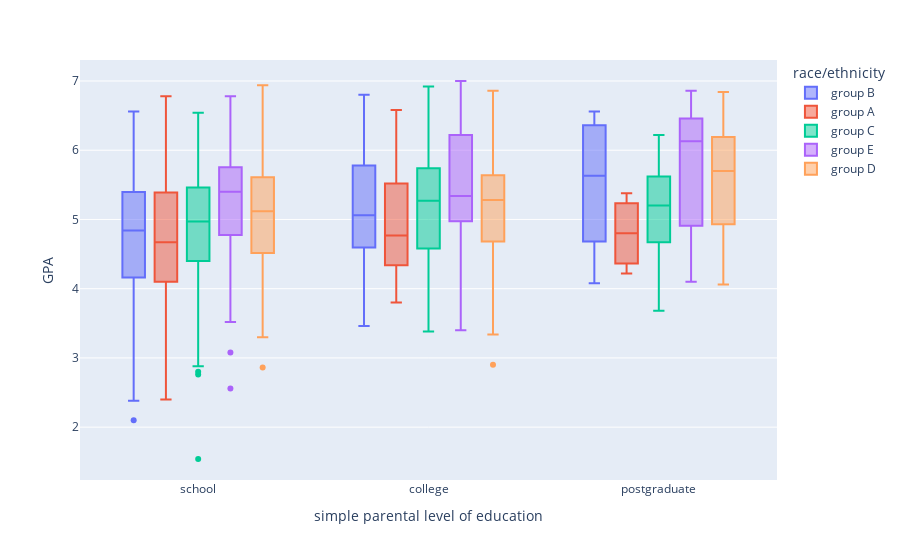

The cell this chart's notebook holds for it:
### Code cell
fig = px.box(
    df_grades,
    x="simple parental level of education",
    y="GPA",
    color="race/ethnicity",
    hover_data=["GPA"],
)
fig.show()

### Figure 1 — Plotly figure (JSON) as saved in the notebook; plotly's stock layout.template omitted (floating-point values rounded to 4 significant figures; data arrays with more than 128 entries replaced by an {"elided": "..."} marker saying what was removed)
{"data": [{"alignmentgroup": "True", "hovertemplate": "race/ethnicity=group B<br>simple parental level of education=%{x}<br>GPA=%{y}<extra></extra>", "legendgroup": "group B", "marker": {"color": "#636efa"}, "name": "group B", "notched": false, "offsetgroup": "group B", "orientation": "v", "showlegend": true, "type": "box", "x": {"elided": "190 str values"}, "x0": " ", "xaxis": "x", "y": {"elided": "190 float values"}, "y0": " ", "yaxis": "y"}, {"alignmentgroup": "True", "hovertemplate": "race/ethnicity=group A<br>simple parental level of education=%{x}<br>GPA=%{y}<extra></extra>", "legendgroup": "group A", "marker": {"color": "#EF553B"}, "name": "group A", "notched": false, "offsetgroup": "group A", "orientation": "v", "showlegend": true, "type": "box", "x": ["college", "school", "college", "college", "college", "college", "college", "school", "school", "school", "college", "school", "college", "postgraduate", "school", "school", "college", "school", "school", "school", "college", "school", "postgraduate", "school", "school", "school", "school", "school", "postgraduate", "school", "college", "school", "school", "school", "school", "school", "school", "college", "college", "college", "college", "school", "school", "school", "school", "school", "school", "college", "school", "school", "school", "school", "college", "school", "school", "school", "school", "school", "school", "college", "school", "college", "school", "school", "school", "college", "school", "school", "school", "school", "school", "school", "school", "college", "college", "school", "school", "school", "college", "school", "college", "school", "school", "school", "school", "college", "college", "school", "school"], "x0": " ", "xaxis": "x", "y": [5.78, 3.46, 4.7, 5.02, 4.84, 3.96, 4.36, 4.96, 3.78, 4.84, 4.98, 4.26, 5.18, 4.8, 4.28, 4.24, 4.64, 4.68, 4.32, 6.12, 4, 5.08, 4.22, 2.4, 4.02, 5.38, 4.1, 4.68, 5.38, 6.64, 4.56, 4.12, 5.1, 3.94, 4.1, 5.4, 6, 6.16, 4.08, 6.5, 5.52, 4.58, 5.08, 3.68, 3.88, 5.02, 3.9, 3.8, 4.76, 6.78, 3.36, 5.18, 4.54, 3.24, 6.34, 4.96, 4.14, 5.66, 4.14, 6.36, 5.72, 4.02, 5.62, 3.68, 3.48, 5.86, 3.6, 5.6, 4.5, 5.68, 3.82, 5.08, 5.48, 5.24, 4.9, 5.7, 4.38, 4.56, 4.34, 4.9, 4.64, 4.56, 5.02, 5.8, 4.66, 3.96, 6.58, 4.54, 5.48], "y0": " ", "yaxis": "y"}, {"alignmentgroup": "True", "hovertemplate": "race/ethnicity=group C<br>simple parental level of education=%{x}<br>GPA=%{y}<extra></extra>", "legendgroup": "group C", "marker": {"color": "#00cc96"}, "name": "group C", "notched": false, "offsetgroup": "group C", "orientation": "v", "showlegend": true, "type": "box", "x": {"elided": "319 str values"}, "x0": " ", "xaxis": "x", "y": {"elided": "319 float values"}, "y0": " ", "yaxis": "y"}, {"alignmentgroup": "True", "hovertemplate": "race/ethnicity=group E<br>simple parental level of education=%{x}<br>GPA=%{y}<extra></extra>", "legendgroup": "group E", "marker": {"color": "#ab63fa"}, "name": "group E", "notched": false, "offsetgroup": "group E", "orientation": "v", "showlegend": true, "type": "box", "x": {"elided": "140 str values"}, "x0": " ", "xaxis": "x", "y": {"elided": "140 float values"}, "y0": " ", "yaxis": "y"}, {"alignmentgroup": "True", "hovertemplate": "race/ethnicity=group D<br>simple parental level of education=%{x}<br>GPA=%{y}<extra></extra>", "legendgroup": "group D", "marker": {"color": "#FFA15A"}, "name": "group D", "notched": false, "offsetgroup": "group D", "orientation": "v", "showlegend": true, "type": "box", "x": {"elided": "262 str values"}, "x0": " ", "xaxis": "x", "y": {"elided": "262 float values"}, "y0": " ", "yaxis": "y"}], "layout": {"autosize": true, "boxmode": "group", "legend": {"title": {"text": "race/ethnicity"}, "tracegroupgap": 0}, "margin": {"t": 60}, "xaxis": {"anchor": "y", "autorange": true, "domain": [0, 1], "range": [-0.5102, 2.51], "title": {"text": "simple parental level of education"}, "type": "category"}, "yaxis": {"anchor": "x", "autorange": true, "domain": [0, 1], "range": [1.237, 7.303], "title": {"text": "GPA"}, "type": "linear"}}}
